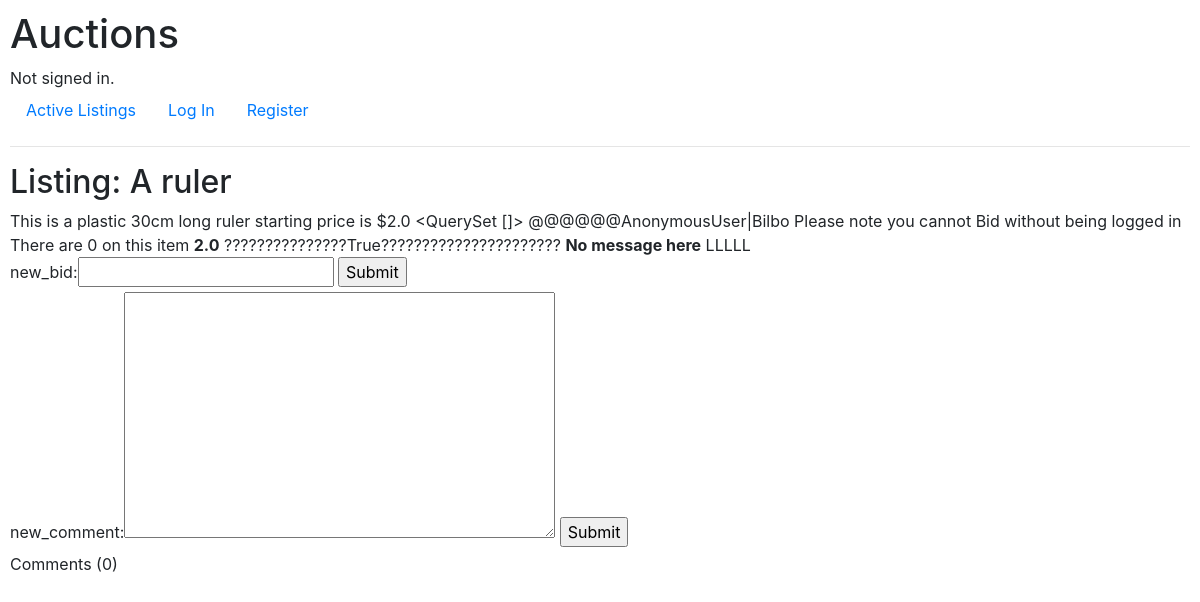
Before: /listing/12 with the older database file.
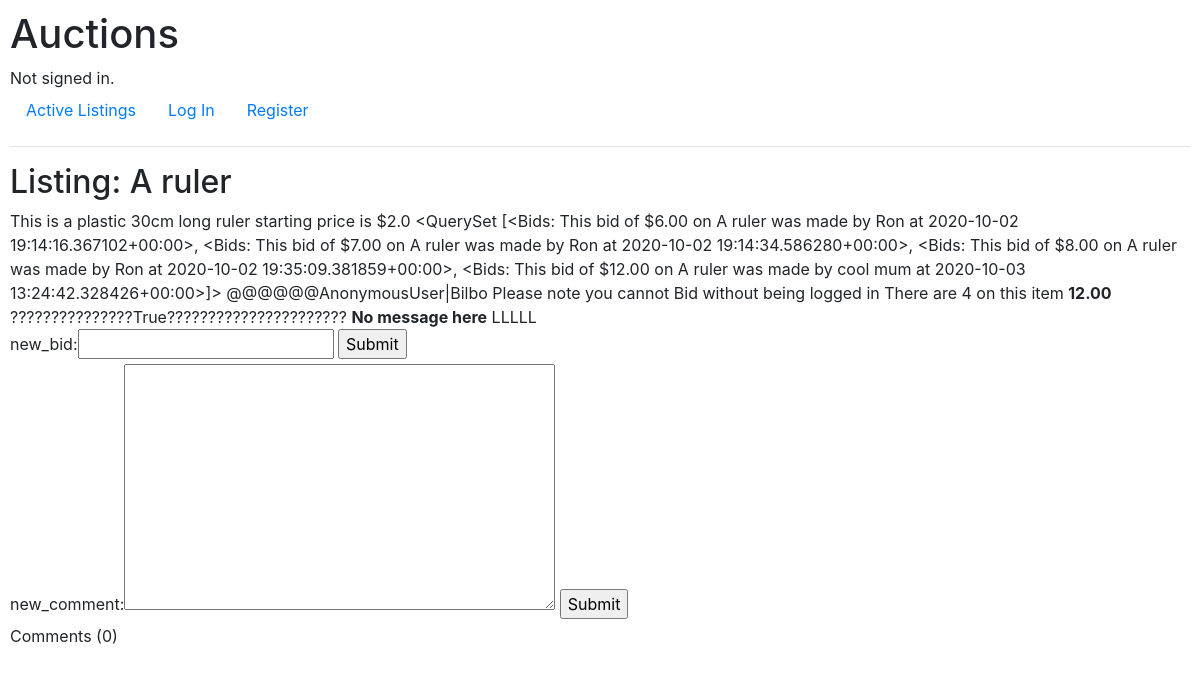
After: the same page with the newer database file.
### auctions/models.py (models this page shows)
class Auction_listings(models.Model):
    name = models.CharField(max_length=64)
    body_text = models.TextField()
    init_price = models.FloatField(max_length=16)
    picture = models.URLField(null = True, blank=True)
    category = models.CharField(default= "Fashion", max_length=16)
    status = models.BooleanField(default = True)
    owner = models.ForeignKey(User, on_delete = models.CASCADE, default = 2, related_name="owner")
    winner = models.ForeignKey(User, on_delete = models.CASCADE, blank = True, null = True, related_name="winner")
    def __str__(self):
        return f"{self.name}"

class Bids(models.Model):
    bidding_user = models.ForeignKey(User, on_delete = models.CASCADE)
    selling_item = models.ForeignKey(Auction_listings, on_delete = models.CASCADE, related_name="item")
    bid_value = models.DecimalField(decimal_places=2, max_digits=9)
    created = models.DateTimeField(auto_now_add=True)
    def __str__(self):
        return f"This bid of ${self.bid_value} on {self.selling_item} was made by {self.bidding_user} at {self.created}"

class User(AbstractUser):
    pass

### auctions/views.py (the view)
# urls.py: path("listing/<int:Auction_listings_id>", views.listing, name="listing"),
def listing(request, Auction_listings_id):
    all_listings = Auction_listings.objects.order_by().values_list('id', flat=True).distinct()
    valid = Auction_listings.objects.filter(id = Auction_listings_id).get().status
    listing = Auction_listings.objects.get(id = Auction_listings_id)
    bids = Bids.objects.filter(selling_item = Auction_listings_id).order_by('bid_value')
    comments = Comment.objects.filter(item = listing)
    no_bids = Bids.objects.filter(selling_item = Auction_listings_id).count()
    no_comments = Comment.objects.filter(item = Auction_listings_id).count()
    user = request.user
    lister = listing.owner
    if Bids.objects.filter(selling_item = Auction_listings_id).order_by('-bid_value').first() is not None:
        highest_bid_2 = Bids.objects.filter(selling_item = Auction_listings_id).order_by('-bid_value').first()  #if no preexisting need to get starting
        highest_bid = highest_bid_2.bid_value
    else:
        highest_bid = listing.init_price
    if listing.winner != None:
        winner = listing.winner
    elif listing.winner == None and valid == False:
        winner = "No one"
    else:
        winner = None
    if 'message' not in locals() :
        message = "No message here"
    if Auction_listings_id not in all_listings:
        return render(request, "auctions/error_message.html", {
            "message": "This page does not exist" + str(all_listings) #Just to check which values are in all_listings
        })
    else:
        form = NewBidForm(request.POST)
        form_2 = NewCommentForm(request.POST)
        return render(request, "auctions/listing.html", {
            "listing": listing,
            "bids": bids,
            "form": form,
            "comment_form": form_2,
            "comments": comments,
            "no_comments": no_comments,
            "no_bids": no_bids,
            "valid": valid,
            "user": user,
            "lister":lister,
            "highest_bid":highest_bid,
            "message": message,
            "winner": winner
        })

### auctions/forms.py
class NewBidForm(forms.Form):
    new_bid = forms.FloatField(widget = forms.NumberInput, label = "new_bid", required= False)

class NewCommentForm(forms.Form):
    comment_content = forms.CharField(widget= forms.Textarea, label= "new_comment", required = False)

### auctions/templates/auctions/listing.html (shortened to what this page needs)
{% extends "auctions/layout.html" %}
{% block body %}
    <h2>Listing: {{listing.name}}</h2>
    {{listing.body_text}}
    starting price is ${{listing.init_price}}
    {{bids}}
    @@@@@@{{user}}|{{lister}}
    {% if user.is_authenticated %}
        <a href="{% url 'add_watch' listing.id%}">Add to watchlist</a>
    {% else %}
        Please note you cannot Bid without being logged in
    {% endif %}
    There are {{no_bids}} on this item
    <strong>{{highest_bid}}</strong>
    ???????????????{{valid}}??????????????????????
    <strong>{{message}}</strong>
    LLLLL
    {% if valid == True %}
        <form action="{% url 'new_bid' listing.id%}" method = "POST">
            {{form}}
            <input type="submit">
        </form>
        <form action="{% url 'new_comment' listing.id%}" method = "POST">
            {{comment_form}}
            <input type="submit">
        </form>
    {% endif %}
    Comments ({{no_comments}})
{% endblock %}

Changed rows visible on the page:
added Bids: bid_value+selling_item+bidding_user "<QuerySet [<Bids: This bid of $6.00 on A ruler was made by Ron at 2020-10-02 19:14:16.367102+00:00>, <Bids: This bid of $7.00 on A ruler was made by Ron at 2020-10-02 19:14:34.586280+00:00>, <Bids: This bid of $8.00 on A ruler was made by Ron at 2020-10-02 19:35:09.381859+00:00>, <Bids: This bid of $12.00 on A ruler was made by cool mum at 2020-10-03 13:24:42.328426+00:00>]>"
added Bids: bid_value "12.00"
Other visible differences:
{{ no_bids }}: "0" → "4"
{{ bids }}: "<QuerySet []>" → (not shown)
{{ highest_bid }}: "2.0" → "12.00"
